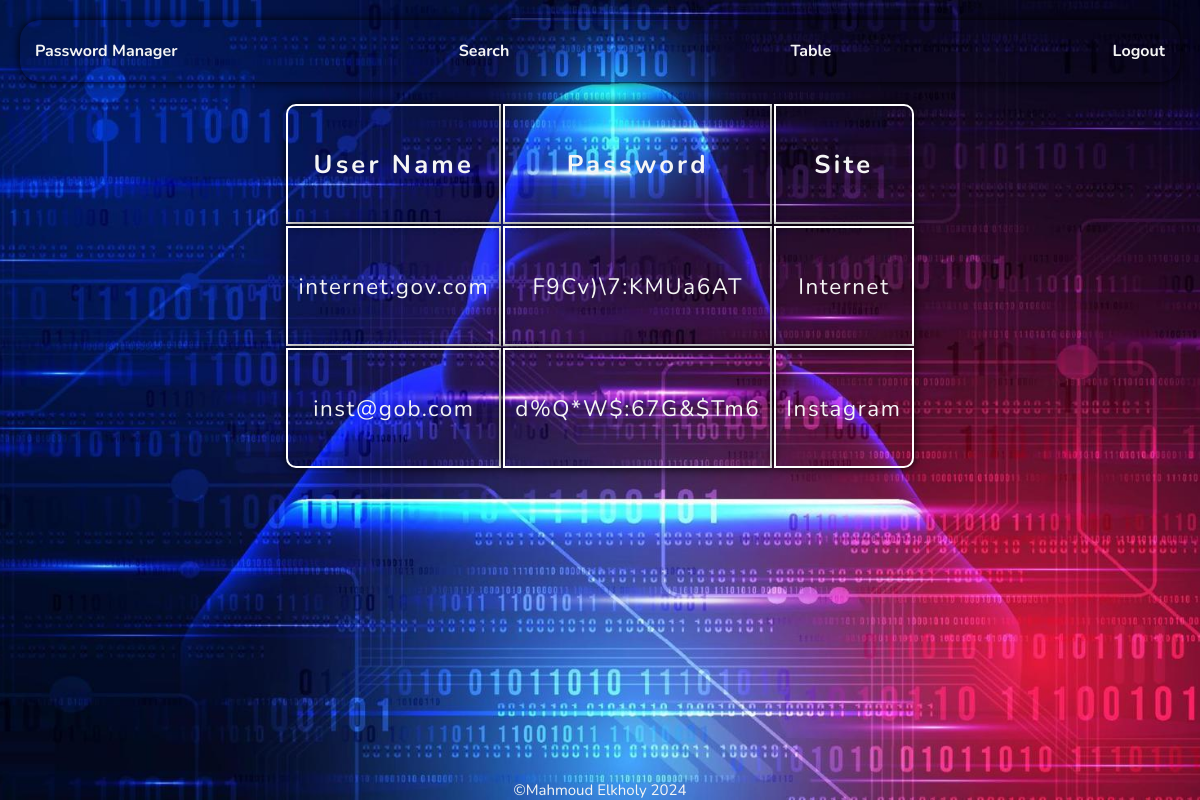
Screenshot of /table (signed in) with the database file from the repository.
### tables this page shows
CREATE TABLE passwords (person_id INTEGER NOT NULL, user_name TEXT NOT NULL, password TEXT NOT NULL, site TEXT NOT NULL, FOREIGN KEY(person_id) REFERENCES log_in(id));

### app.py (the view)
@app.route("/table", methods=["GET", "POST"])
@login_required
def table():
    rows = db.execute("SELECT * FROM passwords WHERE person_id = ?", session["user_id"])
    return render_template("table.html", rows=rows)

### helpers.py (called while the page is built)
def login_required(f):
    @wraps(f)
    def decorated_function(*args, **kwargs):
        if session.get("user_id") is None:
            return redirect("/login")
        return f(*args, **kwargs)
    return decorated_function

### templates/table.html
{% extends "layout.html" %}
{% block list %}
    <li><a href="/">Password Manager</a></li>
    <li><a href="/search">Search</a></li>
    <li><a href="/table">Table</a></li>
    <li><a href="/login">Logout</a></li>
{% endblock %}
{% block body %}
    <table>
        <thead>
            <tr>
                <th>User Name</th>
                <th>Password</th>
                <th>Site</th>
            </tr>
        </thead>
        <tbody>
            {% for row in rows %}
                <tr>
                    <td>{{row["user_name"]}}</td>
                    <td>{{row["password"]}}</td>
                    <td>{{row["site"]}}</td>
                </tr>
            {% endfor %}
        </tbody>
    </table>
{% endblock %}

### static/css/styles.css (style rules this page uses)
* { margin: 0; padding: 0; box-sizing: border-box; }
:root { --FF: "Nunito", "Roboto",sans-serif; --FS: 2rem; --BG-COLOR: black; --COLOR: hsl(0, 0%, 96%); --BG: var(--BG-COLOR) url("/static/img/BG1.jpg") no-repeat center center/cover; --BORDER: 2px solid black; --SHADOW: 0 0 10px black }
html { scroll-behavior: smooth; font-family: var(--FF); font-size: var(--FS); background: var(--BG); color: var(--COLOR); }
body { min-height: 100vh; position: relative; display: flex; flex-flow: column nowrap; justify-content: space-between; }
table { margin: 10px auto; font-size: 0.8rem; }
td { font-size: 0.7rem; text-align: center; letter-spacing: 0.05rem; }
th { letter-spacing: 0.1rem; }
th, td { border: 2px solid white; border-collapse: collapse; box-shadow: var(--SHADOW); padding: 10px; width: max-content; height: 15vh; }
th:first-child { border-top-left-radius: 10px; }
th:last-child { border-top-right-radius: 10px; }
tr:last-child td:last-child { border-bottom-right-radius: 10px; }
tr:last-child td:first-child { border-bottom-left-radius: 10px; }
a:any-link { text-decoration: none; color: var(--COLOR); }

### rows the page displays
passwords: user_name "internet.gov.com", password "F9Cv)\\7:KMUa6AT", site "Internet"
passwords: user_name "inst@gob.com", password "d%Q*W$:67G&$Tm6", site "Instagram"
